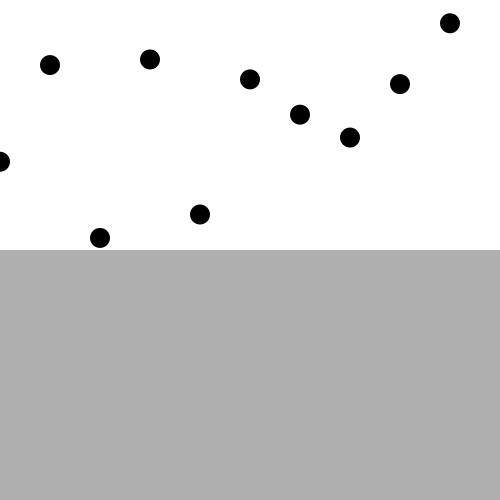
Frame 1 (no input)
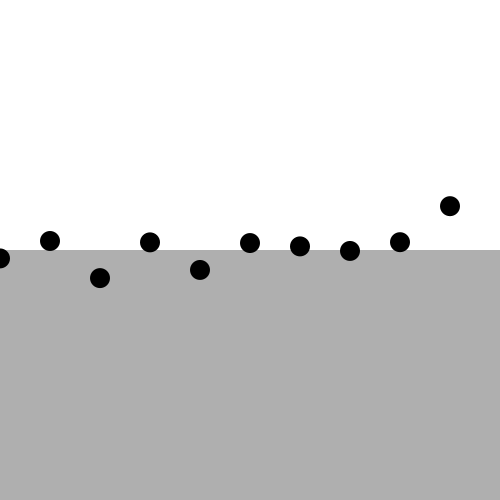
Frame 60 (the mouse pressed at the canvas centre just before this capture)
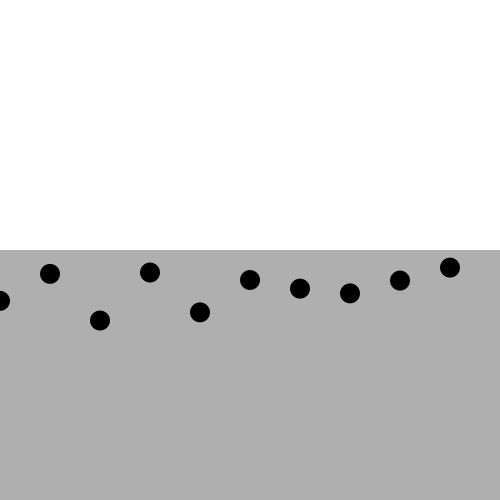
Frame 120 (the mouse held since frame 60 and released just before this capture)

The Processing sketch that drew these frames (run headless with seeded random() and noise(); from frame 60 on, the mouse is pressed at the canvas centre):

// Processing sketch: noc_force006
// ── noc_force006.pde
Liquid liquid;
Ball[] balls = new Ball[10];

PVector gravity;
int mass;

void setup(){
  size(500, 500);
  background(255);
  noStroke();
  
  for(int i = 0; i < balls.length; i++){
    balls[i] = new Ball(i * 50, random(0, height/2)); 
  }
  liquid = new Liquid(0, height / 2, width, height/2, 2);
  
  mass = 10;
  gravity = new PVector(0, 0.1 * mass);
}

void draw(){
  background(255);
  
  // Liquid
  liquid.display();
 
  for(int i = 0; i < balls.length; i++){  
    // Balls
    if(liquid.contains(balls[i])){
      PVector dragForce = liquid.drag(balls[i]);
      balls[i].applyForce(dragForce);
    }
    balls[i].applyForce(gravity);
    balls[i].update();
    balls[i].checkEdges();
    balls[i].display(); 
  }
}

class Liquid{
  float x, y, w, h;
  float c;
  
  Liquid(float _x, float _y, float _w, float _h, float _c){
    x = _x;
    y = _y;
    w = _w;
    h = _h;
    c = _c;
  }
  
  void display(){
    noStroke();
    fill(175);
    rect(x, y, w, h);
  }
  
  boolean contains(Ball b){
    PVector l = b.loc;
    return l.x > x - 10 && l.x < x + w && l.y > y - 10 && l.y <y + h;
  }
  
  PVector drag(Ball b){
    float speed = b.vel.mag(); // ベクターから質量を計算する
    float dragMagnitude = c * speed * speed; // Cd * v2
    
    PVector dragForce = b.vel.get();
    dragForce.mult(-1);
    
    dragForce.normalize();
    dragForce.mult(dragMagnitude);
    
    return dragForce;
  }
}

class Ball{
  float x, y;
  int r, m;
  PVector loc, vel, acc;
  
  Ball(float _x, float _y){
    r = 20;
    m = mass;
    loc = new PVector(_x, _y);
    vel = new PVector(0, 0); // 速さ
    acc = new PVector(0, 0); // 加速度
  }
  void update(){
    vel.add(acc);
    loc.add(vel);
    acc.mult(0);
  }
  void display(){
    fill(0);
    ellipse(loc.x, loc.y, r, r);
  }
  void applyForce(PVector f){
    PVector force = PVector.div(f, mass);
    acc.add(force);
  }
  
  void checkEdges(){
    if(loc.x > width){
      loc.x = width;
      vel.x *= -1; 
    } else if(loc.x < 0){
      loc.x = 0;
      vel.x *= -1;    
    }
    if(loc.y > height){
      loc.y = height;
      vel.y *= -1; 
    } else if(loc.y < 0) {
      loc.y = 0;
      vel.y *= -1; 
    }
  }
  
}
